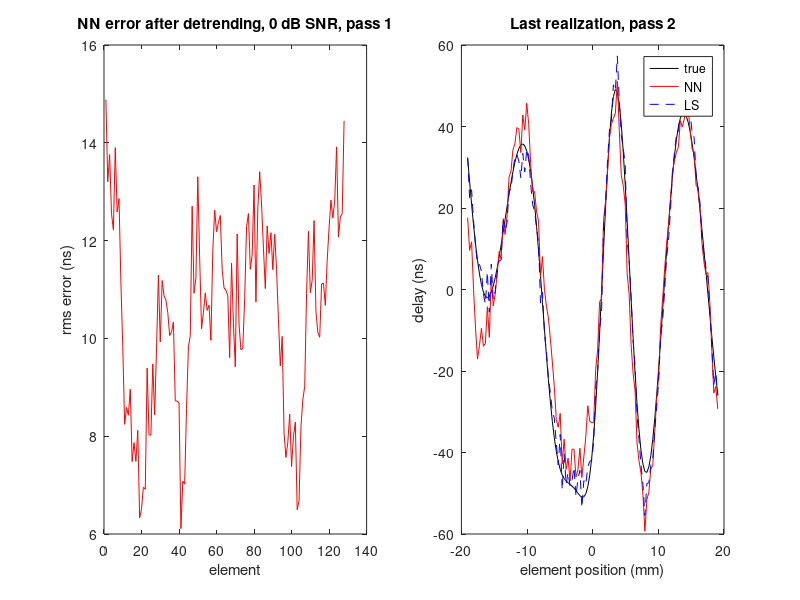

Reproduce this figure in MATLAB.
%% m33_nn_crosscorr_correction.m
% Aberration law from speckle: nearest-neighbour cross-correlation (Flax and
% O'Donnell), its random-walk drift, multi-lag least squares, and one
% transmit iteration.
% Purpose : 128 elements, pitch 0.3 mm, 5 MHz, 60 % bandwidth, focus 40 mm.
%           A Gaussian delay screen (rms sig_tau, correlation length l) sits on
%           the array, on transmit and on receive. Speckle IQ data are
%           synthesized per element after the geometric focusing delays:
%             s_i(t) = sum_s b_s a_s env(t - t_is) exp(-j 2 pi f0 t_is),
%           t_is = residual geometric delay of scatterer s after dynamic receive
%           focusing (lateral offset only) + its two-way time + tau_i, and b_s the
%           (aberrated or corrected) transmit beam at the scatterer.
%           NN estimate : d_i = angle(sum_t s_i conj(s_i+1)) / (2 pi f0),
%                         tau_hat = cumulative sum of d_i (a random walk).
%           LS estimate : all pairs up to lag L, weighted by |rho_ij|^2/(1-|rho_ij|^2),
%                         solved for tau with sum(tau) = 0.
%           Mean and linear ramp are removed from truth and estimates before
%           comparison (a ramp only steers the beam).
%           Prediction for the detrended NN error: sigma_eps sqrt(N/15)
%           (Brownian motion minus its least-squares line).
% Change  : sig_tau, ell, Lmax, R, Ns.
% Expect  : noiseless speckle: sub-ns pair jitter, but a smooth bias of a few
%           ns from the blurred (aberrated) transmit focus; LS cannot remove a
%           bias, a second pass with the corrected transmit halves it.
%           0 dB channel SNR: jitter dominates, the NN error drifts as a random
%           walk (sigma_eps sqrt(N/15) after detrending is the bound for
%           independent pair errors; element noise enters adjacent pairs with
%           opposite signs and partly cancels) and LS over 8 lags cuts it.
% Runtime : about 12 s in Octave.
clear; close all; rng(2);

c = 1540; f0 = 5e6; lam = c/f0; k = 2*pi/lam;
N = 128; p = 0.3e-3; xe = ((0:N-1) - (N-1)/2)*p; D = N*p; zf = 40e-3;
sig_tau = 40e-9; ell = 4e-3; Lmax = 8; R = 16; Ns = 400;
snr_list = [Inf 0];                                          % channel SNR (dB): noiseless, and 0 dB per element
st = 1/(2*pi*0.6*f0/2.355);                                 % envelope std for 60 % (-6 dB) bandwidth
t = (-2e-6:0.05e-6:2e-6)';                                  % fast time around the focus (s), IQ at 20 MHz

dxs = p/4; xs = -60e-3:dxs:60e-3; g = exp(-2*(((-3*ell):dxs:(3*ell))/ell).^2); g = g/sqrt(sum(g.^2));
idx = round((xe - xs(1))/dxs) + 1;
detr = @(v) v - [ones(N, 1) xe(:)]*([ones(N, 1) xe(:)]\v(:));   % remove mean and linear ramp

% LS design matrix for all pairs with lag 1..Lmax (+ one row for sum(tau) = 0)
pairs = []; for L = 1:Lmax, pairs = [pairs; (1:N-L)' ((1:N-L) + L)']; end
A = zeros(size(pairs, 1), N); for q = 1:size(pairs, 1), A(q, pairs(q, 1)) = -1; A(q, pairs(q, 2)) = 1; end

TAU = zeros(N, R); XS = zeros(Ns, R); ZS = XS; AS = XS;      % the same screens and scatterers for every SNR
for r = 1:R
    tmp = sig_tau*conv(randn(1, numel(xs)), g, 'same'); TAU(:, r) = tmp(idx)';
    XS(:, r) = (rand(Ns, 1) - 0.5)*6e-3; ZS(:, r) = zf + (rand(Ns, 1) - 0.5)*4e-3;
    AS(:, r) = (randn(Ns, 1) + 1j*randn(Ns, 1))/sqrt(2);
end
for isnr = 1:numel(snr_list)
snr = snr_list(isnr);
drift = zeros(N, 1); res = zeros(R, 2, 3); eps_nn = zeros(R, 2); S_before = zeros(R, 1); S_after = zeros(R, 2, 2);
drift = zeros(N, 1);
for r = 1:R
    tau = TAU(:, r); phi = 2*pi*f0*tau; xsc = XS(:, r); zsc = ZS(:, r); a_s = AS(:, r);
    tx_law = zeros(N, 1);                                    % pass 1: transmit with the geometric law only
    S_before(r) = abs(mean(exp(1j*phi)))^2;
    for pass = 1:2
        b = exp(-1j*k*xsc*xe/zf)*exp(1j*(phi - tx_law))/N;   % transmit beam at each scatterer (Fraunhofer)
        b = b.*exp(-((zsc - zf)/2e-3).^2);                  % soft depth weighting of the kernel
        S = zeros(numel(t), N);
        for i = 1:N
            tis = (sqrt((xsc - xe(i)).^2 + zsc.^2) - sqrt(xe(i)^2 + zsc.^2) + 2*(zsc - zf))/c + tau(i);   % dynamic receive focus
            S(:, i) = (exp(-(t - tis').^2/(2*st^2)).*exp(-1j*2*pi*f0*tis'))*(b.*a_s);
        end
        if isfinite(snr), S = S + sqrt(mean(abs(S(:)).^2)/10^(snr/10))*(randn(size(S)) + 1j*randn(size(S)))/sqrt(2); end
        % NN estimate
        d = zeros(N-1, 1); rho1 = d;
        for i = 1:N-1
            q = sum(S(:, i).*conj(S(:, i+1))); d(i) = angle(q)/(2*pi*f0);    % estimate of tau_{i+1} - tau_i
            rho1(i) = abs(q)/sqrt(sum(abs(S(:, i)).^2)*sum(abs(S(:, i+1)).^2));
        end
        eps_nn(r, pass) = std(d - diff(tau));
        tnn = [0; cumsum(d)];
        % LS multi-lag estimate
        dd = zeros(size(pairs, 1), 1); w = dd;
        for q = 1:size(pairs, 1)
            i = pairs(q, 1); j = pairs(q, 2); cc = sum(S(:, i).*conj(S(:, j)));
            dd(q) = angle(cc)/(2*pi*f0); rh = min(abs(cc)/sqrt(sum(abs(S(:, i)).^2)*sum(abs(S(:, j)).^2)), 0.999);
            w(q) = rh^2/(1 - rh^2);
        end
        W = sqrt(w); tls = [A.*W; ones(1, N)]\[dd.*W; 0];
        et = detr(tau); e1 = detr(tnn) - et; e2 = detr(tls) - et;
        res(r, pass, :) = [std(et) std(e1) std(e2)];
        S_after(r, pass, :) = [abs(mean(exp(1j*2*pi*f0*e1)))^2 abs(mean(exp(1j*2*pi*f0*e2)))^2];
        if pass == 1, drift = drift + e1.^2; mr1(r) = mean(rho1); else, mr2(r) = mean(rho1); end
        tx_law = 2*pi*f0*tls;                                % pass 2: transmit with the LS estimate
    end
end
fprintf('\n===== channel SNR = %g dB =====\n', snr);
fprintf('Screen: rms %.0f ns, l = %.0f mm; %d elements; %d realizations\n', sig_tau*1e9, ell*1e3, N, R);
fprintf('rms of the detrended true screen: %.1f ns; Strehl of the raw screen %.3f\n', mean(res(:, 1, 1))*1e9, mean(S_before));
for pass = 1:2
    if pass == 1, lab = 'pass 1 (aberrated transmit)'; mr = mean(mr1); else, lab = 'pass 2 (transmit corrected by pass-1 LS)'; mr = mean(mr2); end
    fprintf('%s: mean adjacent-element |rho| = %.3f\n', lab, mr);
    fprintf('  NN pair jitter sigma_eps = %.2f ns\n', mean(eps_nn(:, pass))*1e9);
    fprintf('  NN residual (detrended) %.2f ns, predicted sigma_eps*sqrt(N/15) = %.2f ns\n', mean(res(:, pass, 2))*1e9, mean(eps_nn(:, pass))*sqrt(N/15)*1e9);
    fprintf('  LS residual, lags 1..%d: %.2f ns (%.1f times smaller than NN)\n', Lmax, mean(res(:, pass, 3))*1e9, mean(res(:, pass, 2))/mean(res(:, pass, 3)));
    fprintf('  Strehl after correction: NN %.3f, LS %.3f\n', mean(S_after(:, pass, 1)), mean(S_after(:, pass, 2)));
end

if isnr == numel(snr_list), drift_noisy = drift/R; end
end
figure('Position', [50 50 900 330]);
subplot(1, 2, 1); plot(1:N, sqrt(drift_noisy)*1e9, 'r'); xlabel('element'); ylabel('rms error (ns)');
title('NN error after detrending, 0 dB SNR, pass 1');
subplot(1, 2, 2); plot(xe*1e3, detr(tau)*1e9, 'k', xe*1e3, detr(tnn)*1e9, 'r', xe*1e3, detr(tls)*1e9, 'b--');
xlabel('element position (mm)'); ylabel('delay (ns)'); title('Last realization, pass 2'); legend('true', 'NN', 'LS');
